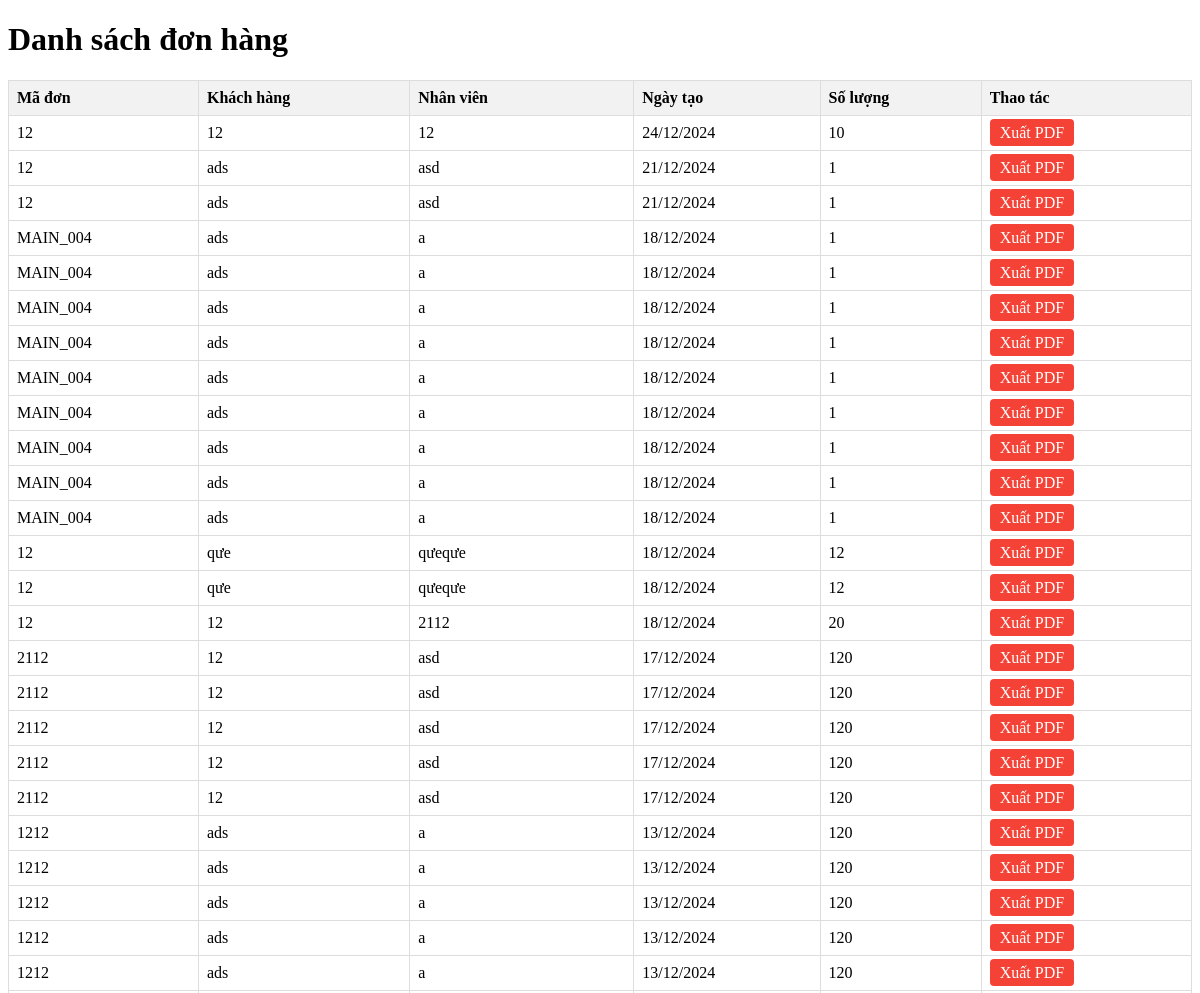
The app's page /orders/ (upper part), older data.
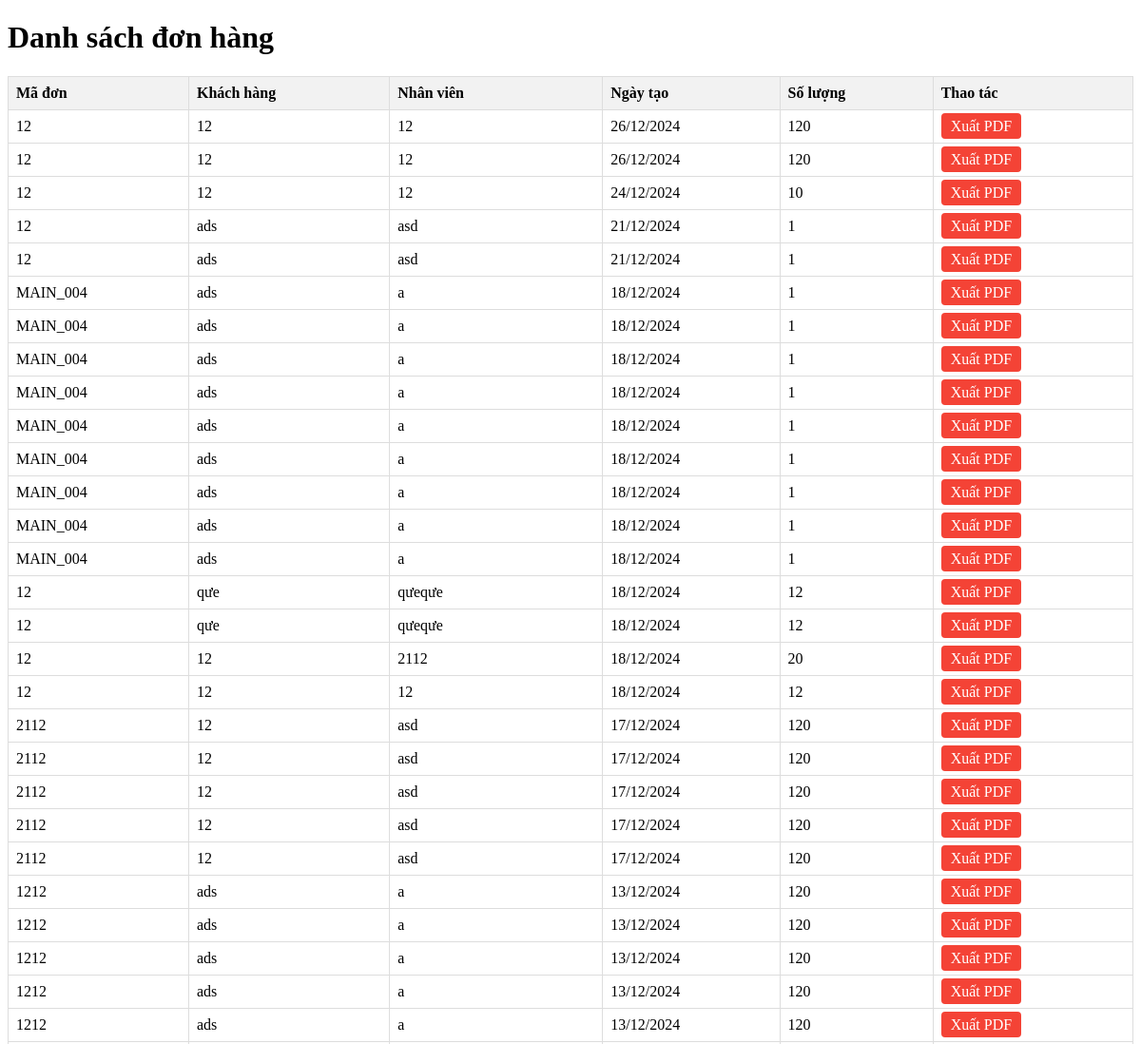
The same page, newer data.
### home/models.py (models this page shows, shortened)
class Order(models.Model):
    created = models.DateField(null=True, blank=True)
    stt = models.CharField(max_length=255, null=True, blank=True)
    employee = models.CharField(max_length=255, null=True, blank=True)
    customer = models.CharField(max_length=255, null=True, blank=True)
    complete_expect = models.DateTimeField(null=True, blank=True)
    created_date = models.DateTimeField(null=True, blank=True)
    color = models.CharField(max_length=10, default='#0D6EFD')
    quantity = models.PositiveIntegerField(null=True, blank=True)
    note_size = models.CharField(max_length=255, null=True, blank=True)
    image = models.ImageField(upload_to='orders/', null=True, blank=True)
    note = models.TextField(null=True, blank=True)
    code = models.CharField(max_length=10, default=generate_order_code)
    class Meta:
        app_label = "home"

### home/views.py (the view)
# urls.py: path('orders/', views.order_list, name='order_list'),
def order_list(request):
    orders = Order.objects.all().order_by('-created')
    return render(request, 'home/order_list.html', {'orders': orders})

### home/templates/home/order_list.html (shortened to what this page needs)
{% load static %}
<!DOCTYPE html>
<html>
<head>
</head>
<body>
    <h1>Danh sách đơn hàng</h1>
    <table>
        <thead>
            <tr>
                <th>Mã đơn</th>
                <th>Khách hàng</th>
                <th>Nhân viên</th>
                <th>Ngày tạo</th>
                <th>Số lượng</th>
                <th>Thao tác</th>
            </tr>
        </thead>
        <tbody>
            {% for order in orders %}
            <tr>
                <td>{{ order.code }}</td>
                <td>{{ order.customer }}</td>
                <td>{{ order.employee }}</td>
                <td>{{ order.created|date:"d/m/Y" }}</td>
                <td>{{ order.quantity }}</td>
                <td>
                    <a href="{% url 'generate_pdf' order.id %}" class="action-btn pdf-btn">Xuất PDF</a>
                </td>
            </tr>
            {% endfor %}
        </tbody>
    </table>
</body>
</html>

Row changes from the older to the newer data that the page shows:
added Order: code "12", customer "12", employee "12", created "26/12/2024", quantity "120"
added Order: code "12", customer "12", employee "12", created "26/12/2024", quantity "120"
added Order: code "12", customer "12", employee "12", created "18/12/2024", quantity "12"
